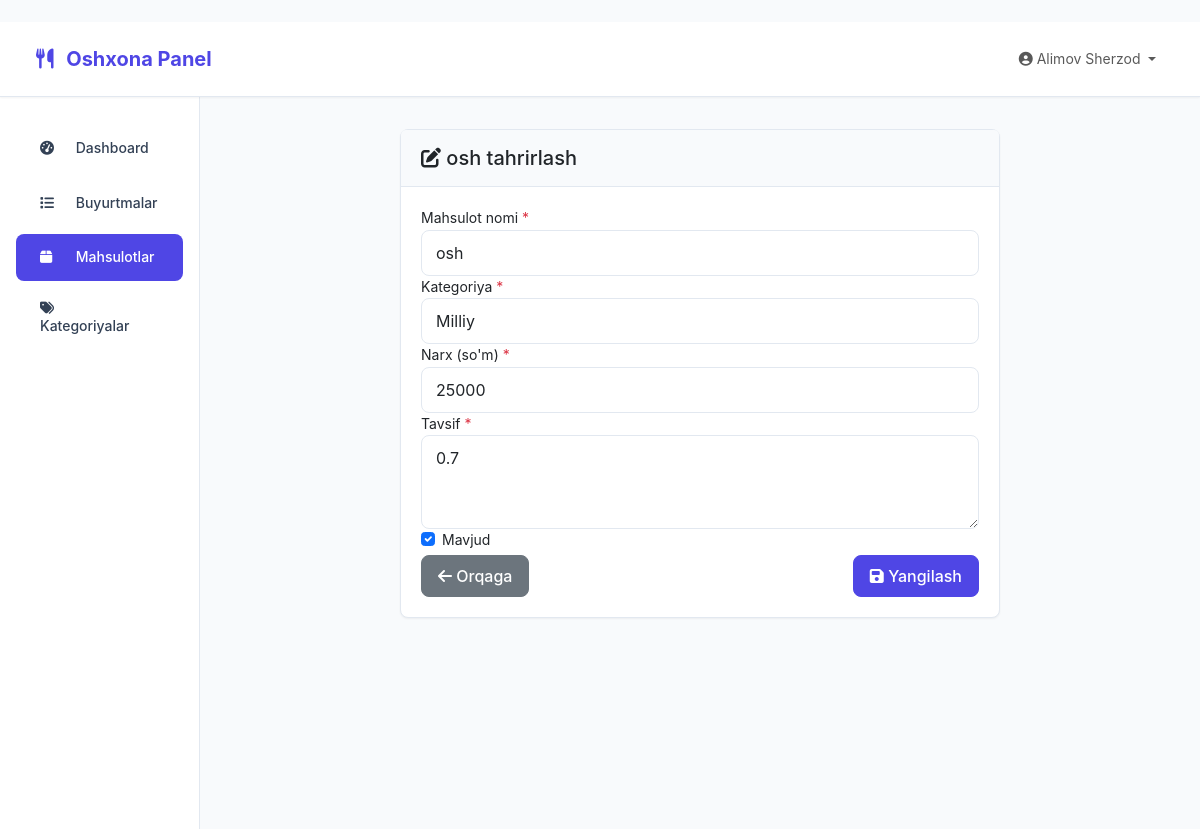
Screenshot of /kitchen/products/edit/1/ (signed in) with the database file from the repository.
### users/models.py (models this page shows, shortened)
class User(AbstractUser):
    KITCHEN_STAFF = 'kitchen'
    COURIER = 'courier'
    ADMIN = 'admin'
    ROLE_CHOICES = [
        (KITCHEN_STAFF, 'Oshxona xodimi'),
        (COURIER, 'Kuryer'),
        (ADMIN, 'Administrator'),
    ]
    role = models.CharField(
        max_length=20,
        choices=ROLE_CHOICES,
        default=KITCHEN_STAFF,
        verbose_name='Rol'
    )
    phone_number = models.CharField(
        max_length=20,
        blank=True,
        null=True,
        verbose_name='Telefon raqami'
    )
    address = models.TextField(
        blank=True,
        null=True,
        verbose_name='Manzil'
    )
    is_active_worker = models.BooleanField(
        default=True,
        verbose_name='Faol xodim'
    )
    created_at = models.DateTimeField(
        auto_now_add=True,
        verbose_name='Yaratilgan sana'
    )
    updated_at = models.DateTimeField(
        auto_now=True,
        verbose_name='Yangilangan sana'
    )
    plain_password = models.CharField(
        max_length=128,
        blank=True,
        null=True,
        verbose_name='Ochiq parol'
    )
    class Meta:
        verbose_name = 'Foydalanuvchi'
        verbose_name_plural = 'Foydalanuvchilar'
        db_table = 'users_user'

### bot/models.py (models this page shows, shortened)
class Product(models.Model):
    name = models.CharField(max_length=200, verbose_name="Mahsulot nomi")
    description = models.TextField(verbose_name="Tavsif")
    price = models.DecimalField(max_digits=10, decimal_places=2, verbose_name="Narx")
    category = models.ForeignKey(Category, on_delete=models.CASCADE, verbose_name="Kategoriya")
    image = models.ImageField(upload_to='products/', blank=True, null=True, verbose_name="Rasm")
    is_available = models.BooleanField(default=True, verbose_name="Mavjud")
    created_at = models.DateTimeField(auto_now_add=True, verbose_name="Yaratilgan vaqt")
    class Meta:
        verbose_name = "Mahsulot"
        verbose_name_plural = "Mahsulotlar"

class Category(models.Model):
    name = models.CharField(max_length=100, verbose_name="Kategoriya nomi")
    description = models.TextField(blank=True, verbose_name="Tavsif")
    image = models.ImageField(upload_to='categories/', blank=True, null=True, verbose_name="Rasm")
    is_active = models.BooleanField(default=True, verbose_name="Faol")
    created_at = models.DateTimeField(auto_now_add=True, verbose_name="Yaratilgan vaqt")
    class Meta:
        verbose_name = "Kategoriya"
        verbose_name_plural = "Kategoriyalar"

### kitchen/product_views.py (the view, shortened to what this page needs)
# urls.py: path('products/edit/<int:product_id>/', product_views.edit_product, name='edit_product'),
@login_required
def edit_product(request, product_id):
    try:
        kitchen_staff = KitchenStaff.objects.get(user=request.user)
    except KitchenStaff.DoesNotExist:
        messages.error(request, "Siz oshxona xodimi emassiz!")
        return redirect('admin:index')
    product = get_object_or_404(Product, id=product_id)
    categories = Category.objects.filter(is_active=True).order_by('name')
    context = {
        'product': product,
        'categories': categories,
        'page_title': f'{product.name} tahrirlash',
    }
    return render(request, 'kitchen/edit_product.html', context)

### templates/kitchen/edit_product.html (shortened to what this page needs)
{% extends 'kitchen/base.html' %}
{% block content %}
<div class="container-fluid">
    <div class="row">
        <div class="col-md-8 mx-auto">
            <div class="card">
                <div class="card-header">
                    <h5 class="card-title mb-0">
                        <i class="fas fa-edit"></i> {{ product.name }} tahrirlash
                    </h5>
                </div>
                <div class="card-body">
                    <form method="post">
                        <div class="form-group">
                            <label for="name">Mahsulot nomi <span class="text-danger">*</span></label>
                            <input type="text" class="form-control" id="name" name="name" value="{{ product.name }}" required>
                        </div>
                        <div class="form-group">
                            <label for="category">Kategoriya <span class="text-danger">*</span></label>
                            <select class="form-control" id="category" name="category" required>
                                {% for category in categories %}
                                <option value="{{ category.id }}" {% if category.id == product.category.id %}selected{% endif %}>
                                    {{ category.name }}
                                </option>
                                {% endfor %}
                            </select>
                        </div>
                        <div class="form-group">
                            <label for="price">Narx (so'm) <span class="text-danger">*</span></label>
                            <input type="number" class="form-control" id="price" name="price" value="{{ product.price|floatformat:0 }}" min="0" step="1000" required>
                        </div>
                        <div class="form-group">
                            <label for="description">Tavsif <span class="text-danger">*</span></label>
                            <textarea class="form-control" id="description" name="description" rows="3" required>{{ product.description }}</textarea>
                        </div>
                        <div class="form-group">
                            <div class="form-check">
                                <input class="form-check-input" type="checkbox" id="is_available" name="is_available" {% if product.is_available %}checked{% endif %}>
                                <label class="form-check-label" for="is_available">
                                    Mavjud
                                </label>
                            </div>
                        </div>
                        <div class="form-group d-flex justify-content-between">
                            <a href="{% url 'kitchen:manage_products' %}" class="btn btn-secondary">
                                <i class="fas fa-arrow-left"></i> Orqaga
                            </a>
                            <button type="submit" class="btn btn-primary">
                                <i class="fas fa-save"></i> Yangilash
                            </button>
                        </div>
                    </form>
                </div>
            </div>
        </div>
    </div>
</div>
{% endblock %}

### templates/common_base.html (shortened to what this page needs)
<!DOCTYPE html>
<html lang="uz">
<head>
    <link href="https://cdn.jsdelivr.net/npm/bootstrap@5.3.0/dist/css/bootstrap.min.css" rel="stylesheet">
    <link rel="stylesheet" href="https://cdnjs.cloudflare.com/ajax/libs/font-awesome/6.4.0/css/all.min.css">
</head>
<body>
    <nav class="navbar navbar-expand-lg navbar-light">
        <div class="container-fluid">
            <a class="navbar-brand" href="{% block navbar_home_url %}{% endblock %}" style="cursor: pointer;">
                <i class="{% block navbar_icon %}fas fa-utensils{% endblock %}"></i>
                <span style="cursor: pointer;">{% block navbar_title %}Yetkazib berish tizimi{% endblock %}</span>
            </a>
            <div class="collapse navbar-collapse" id="navbarNav">
                <ul class="navbar-nav ms-auto">
                    <li class="nav-item dropdown">
                        <a class="nav-link dropdown-toggle" href="#" id="userDropdown" role="button" data-bs-toggle="dropdown">
                            <i class="fas fa-user-circle"></i>
                            {{ user.get_full_name|default:user.username }}
                        </a>
                    </li>
                </ul>
            </div>
        </div>
    </nav>
    <div class="container-fluid">
        <div class="row">
            <nav class="col-md-2 d-md-block sidebar">
                <div class="position-sticky">
                    <ul class="nav flex-column">
                        {% block sidebar_menu %}{% endblock %}
                    </ul>
                </div>
            </nav>
            <main class="col-md-10 ms-sm-auto main-content">
                {% block content %}{% endblock %}
            </main>
        </div>
    </div>
</body>
</html>

### rows the page displays
User: get_full_name "Alimov Sherzod"
Product: name "osh", category "Milliy", price "25000", description "0.7", is_available "☑"
